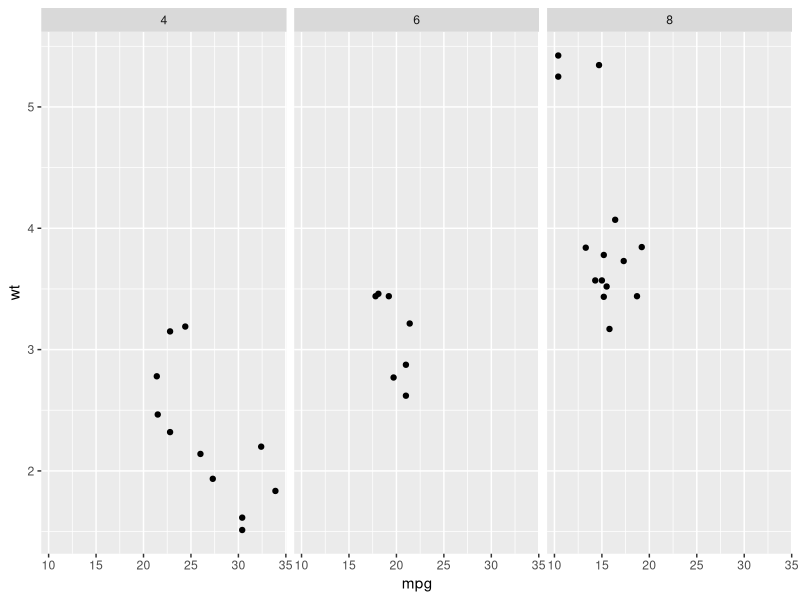

This chart was generated by the following R code:
## ---- chunk 1
color_block = function(color) {
  function(x, options) sprintf('\\color{%s}\\begin{verbatim}%s\\end{verbatim}',
                               color, x)
}

## 将错误信息用红色字体显示
knitr::knit_hooks$set(error = color_block('red'))
## ---- chunk 2
library(tidyverse);
## create a tibble 
df <- tibble( a = rnorm(100), b = rnorm(100), c = rnorm(100), d = rnorm(100) );

head(df, n = 3);
## ---- chunk 3
## 计算 row means 
res1 <- vector( "double", nrow(df) );
for(  row_idx in 1:nrow( df ) ){
  res1[row_idx] <- mean( as.numeric( df[row_idx , ] ) );
}

## 计算 column means 
res2 <- vector( "double", ncol(df) );
for(  col_idx in 1:ncol( df ) ){
  res2[col_idx] <- mean( df[[col_idx]] );
}
## ---- chunk 4
rowMeans( df );
colMeans( df );
## ---- chunk 5
df %>% apply( ., 1, median ); ## 取行的 median 
df %>% apply( ., 2, median ); ## 取列的 median 
## ---- chunk 6
df %>% apply( ., 2, function(x) { 
    return( c( n = length(x), mean = mean(x), median = median(x) ) );
  } ); ## 列的一些统计结果
## ---- chunk 7
library(magrittr);
## 注意 pipe 操作符的使用
mtcars %$% tapply( mpg, cyl, mean ); ## 汽缸数 与 每加仑汽油行驶里程 的关系
## ---- chunk 8
df %>% lapply( mean );
df %>% sapply( mean );
## ---- chunk 9
list( a = 1:10, b = letters[1:5], c = LETTERS[1:8] ) %>% 
  sapply( function(x) { length(x) } );
## ---- chunk 10
df %>% map( summary );
## ---- chunk 11
df %>% map_dbl( mean ); ## 注：返回值只能是单个 double 值
## ---- chunk 12
plt1 <- 
  mtcars %>% 
  ggplot( aes( mpg, wt ) ) + 
  geom_point(  ) + facet_wrap( ~ cyl );
## ---- chunk 13
plt1;
mtcars %>% split( .$cyl ) %>% map( ~ cor.test( .$wt, .$mpg ) ) %>% map_dbl( ~.$estimate );
## ---- chunk 14
dfs <- list(
  age = tibble(name = "John", age = 30),
  sex = tibble(name = c("John", "Mary"), sex = c("M", "F")),
  trt = tibble(name = "Mary", treatment = "A")
)

dfs %>% reduce(full_join)
## ---- chunk 15
vs <- list(
  c(1, 3, 5, 6, 10),
  c(1, 2, 3, 7, 8, 10),
  c(1, 2, 3, 4, 8, 9, 10)
)

vs %>% reduce(intersect)
## ---- chunk 16
( x <- sample(10) );
x %>% accumulate(`+`);
